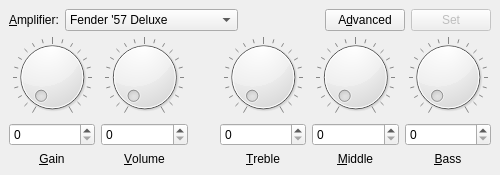
<?xml version="1.0" encoding="UTF-8"?>
<ui version="4.0">
 <class>Amplifier</class>
 <widget class="QMainWindow" name="Amplifier">
  <property name="geometry">
   <rect>
    <x>0</x>
    <y>0</y>
    <width>500</width>
    <height>175</height>
   </rect>
  </property>
  <property name="windowTitle">
   <string>Amplifier</string>
  </property>
  <property name="accessibleName">
   <string>Amplifier's settings window</string>
  </property>
  <property name="accessibleDescription">
   <string>Allows you to set amplifier's settings</string>
  </property>
  <widget class="QWidget" name="centralwidget">
   <layout class="QVBoxLayout" name="verticalLayout_6">
    <item>
     <layout class="QHBoxLayout" name="horizontalLayout_2">
      <item>
       <widget class="QLabel" name="label_6">
        <property name="text">
         <string>&amp;Amplifier:</string>
        </property>
        <property name="buddy">
         <cstring>comboBox</cstring>
        </property>
       </widget>
      </item>
      <item>
       <widget class="QComboBox" name="comboBox">
        <property name="sizePolicy">
         <sizepolicy hsizetype="MinimumExpanding" vsizetype="Fixed">
          <horstretch>0</horstretch>
          <verstretch>0</verstretch>
         </sizepolicy>
        </property>
        <property name="minimumSize">
         <size>
          <width>100</width>
          <height>0</height>
         </size>
        </property>
        <property name="accessibleName">
         <string>Amplifier</string>
        </property>
        <property name="accessibleDescription">
         <string>Allows you to choose amplifier to emulate</string>
        </property>
        <property name="maxVisibleItems">
         <number>12</number>
        </property>
        <item>
         <property name="text">
          <string>Fender '57 Deluxe</string>
         </property>
        </item>
        <item>
         <property name="text">
          <string>Fender '59 Bassman</string>
         </property>
        </item>
        <item>
         <property name="text">
          <string>Fender '57 Champ</string>
         </property>
        </item>
        <item>
         <property name="text">
          <string>Fender '65 Deluxe Reverb</string>
         </property>
        </item>
        <item>
         <property name="text">
          <string>Fender '65 Princeton</string>
         </property>
        </item>
        <item>
         <property name="text">
          <string>Fender '65 Twin Reverb</string>
         </property>
        </item>
        <item>
         <property name="text">
          <string>Fender Super-Sonic</string>
         </property>
        </item>
        <item>
         <property name="text">
          <string>British 60's</string>
         </property>
        </item>
        <item>
         <property name="text">
          <string>British 70's</string>
         </property>
        </item>
        <item>
         <property name="text">
          <string>British 80's</string>
         </property>
        </item>
        <item>
         <property name="text">
          <string>American 90's</string>
         </property>
        </item>
        <item>
         <property name="text">
          <string>Metal 2000</string>
         </property>
        </item>
       </widget>
      </item>
      <item>
       <spacer name="horizontalSpacer_2">
        <property name="orientation">
         <enum>Qt::Horizontal</enum>
        </property>
        <property name="sizeHint" stdset="0">
         <size>
          <width>40</width>
          <height>20</height>
         </size>
        </property>
       </spacer>
      </item>
      <item>
       <widget class="QPushButton" name="advancedButton">
        <property name="accessibleName">
         <string>Advanced button</string>
        </property>
        <property name="accessibleDescription">
         <string>Opens window winth advanced settings</string>
        </property>
        <property name="text">
         <string>A&amp;dvanced</string>
        </property>
       </widget>
      </item>
      <item>
       <widget class="QPushButton" name="setButton">
        <property name="enabled">
         <bool>false</bool>
        </property>
        <property name="sizePolicy">
         <sizepolicy hsizetype="Expanding" vsizetype="Fixed">
          <horstretch>0</horstretch>
          <verstretch>0</verstretch>
         </sizepolicy>
        </property>
        <property name="accessibleName">
         <string>Set button</string>
        </property>
        <property name="accessibleDescription">
         <string>Sends changes to the amplifier</string>
        </property>
        <property name="text">
         <string>Set</string>
        </property>
        <property name="shortcut">
         <string>Return</string>
        </property>
       </widget>
      </item>
     </layout>
    </item>
    <item>
     <layout class="QHBoxLayout" name="horizontalLayout">
      <item>
       <layout class="QVBoxLayout" name="verticalLayout">
        <item>
         <widget class="QDial" name="dial">
          <property name="accessibleName">
           <string>Gain dial</string>
          </property>
          <property name="accessibleDescription">
           <string>Allows you to choose gain level</string>
          </property>
          <property name="maximum">
           <number>255</number>
          </property>
          <property name="notchTarget">
           <double>12.750000000000000</double>
          </property>
          <property name="notchesVisible">
           <bool>true</bool>
          </property>
         </widget>
        </item>
        <item>
         <widget class="QSpinBox" name="spinBox">
          <property name="accessibleName">
           <string>Gain box</string>
          </property>
          <property name="accessibleDescription">
           <string>Allows you to precisely enter the level of gain</string>
          </property>
          <property name="maximum">
           <number>255</number>
          </property>
         </widget>
        </item>
        <item>
         <widget class="QLabel" name="label">
          <property name="text">
           <string>&amp;Gain</string>
          </property>
          <property name="alignment">
           <set>Qt::AlignCenter</set>
          </property>
          <property name="buddy">
           <cstring>spinBox</cstring>
          </property>
         </widget>
        </item>
       </layout>
      </item>
      <item>
       <layout class="QVBoxLayout" name="verticalLayout_2">
        <item>
         <widget class="QDial" name="dial_2">
          <property name="accessibleName">
           <string>Volume dial</string>
          </property>
          <property name="accessibleDescription">
           <string>Allows you to choose volume level</string>
          </property>
          <property name="maximum">
           <number>255</number>
          </property>
          <property name="notchTarget">
           <double>12.750000000000000</double>
          </property>
          <property name="notchesVisible">
           <bool>true</bool>
          </property>
         </widget>
        </item>
        <item>
         <widget class="QSpinBox" name="spinBox_2">
          <property name="accessibleName">
           <string>Volume box</string>
          </property>
          <property name="accessibleDescription">
           <string>Allows you to precisely enter the level of volume</string>
          </property>
          <property name="maximum">
           <number>255</number>
          </property>
         </widget>
        </item>
        <item>
         <widget class="QLabel" name="label_2">
          <property name="text">
           <string>&amp;Volume</string>
          </property>
          <property name="alignment">
           <set>Qt::AlignCenter</set>
          </property>
          <property name="buddy">
           <cstring>spinBox_2</cstring>
          </property>
         </widget>
        </item>
       </layout>
      </item>
      <item>
       <spacer name="horizontalSpacer">
        <property name="orientation">
         <enum>Qt::Horizontal</enum>
        </property>
        <property name="sizeHint" stdset="0">
         <size>
          <width>40</width>
          <height>20</height>
         </size>
        </property>
       </spacer>
      </item>
      <item>
       <layout class="QVBoxLayout" name="verticalLayout_3">
        <item>
         <widget class="QDial" name="dial_3">
          <property name="accessibleName">
           <string>Treble dial</string>
          </property>
          <property name="accessibleDescription">
           <string>Allows you to choose treble level</string>
          </property>
          <property name="maximum">
           <number>255</number>
          </property>
          <property name="notchTarget">
           <double>12.750000000000000</double>
          </property>
          <property name="notchesVisible">
           <bool>true</bool>
          </property>
         </widget>
        </item>
        <item>
         <widget class="QSpinBox" name="spinBox_3">
          <property name="accessibleName">
           <string>Treble box</string>
          </property>
          <property name="accessibleDescription">
           <string>Allows you to precisely enter the level of treble</string>
          </property>
          <property name="maximum">
           <number>255</number>
          </property>
         </widget>
        </item>
        <item>
         <widget class="QLabel" name="label_3">
          <property name="text">
           <string>&amp;Treble</string>
          </property>
          <property name="alignment">
           <set>Qt::AlignCenter</set>
          </property>
          <property name="buddy">
           <cstring>spinBox_3</cstring>
          </property>
         </widget>
        </item>
       </layout>
      </item>
      <item>
       <layout class="QVBoxLayout" name="verticalLayout_4">
        <item>
         <widget class="QDial" name="dial_4">
          <property name="accessibleName">
           <string>Middle tones dial</string>
          </property>
          <property name="accessibleDescription">
           <string>Allows you to choose middle tones level</string>
          </property>
          <property name="maximum">
           <number>255</number>
          </property>
          <property name="notchTarget">
           <double>12.750000000000000</double>
          </property>
          <property name="notchesVisible">
           <bool>true</bool>
          </property>
         </widget>
        </item>
        <item>
         <widget class="QSpinBox" name="spinBox_4">
          <property name="accessibleName">
           <string>Middle tones box</string>
          </property>
          <property name="accessibleDescription">
           <string>Allows you to precisely enter the level of middle tones</string>
          </property>
          <property name="maximum">
           <number>255</number>
          </property>
         </widget>
        </item>
        <item>
         <widget class="QLabel" name="label_4">
          <property name="text">
           <string>&amp;Middle</string>
          </property>
          <property name="alignment">
           <set>Qt::AlignCenter</set>
          </property>
          <property name="buddy">
           <cstring>spinBox_4</cstring>
          </property>
         </widget>
        </item>
       </layout>
      </item>
      <item>
       <layout class="QVBoxLayout" name="verticalLayout_5">
        <item>
         <widget class="QDial" name="dial_5">
          <property name="accessibleName">
           <string>Bass dial</string>
          </property>
          <property name="accessibleDescription">
           <string>Allows you to choose the bass level</string>
          </property>
          <property name="maximum">
           <number>255</number>
          </property>
          <property name="notchTarget">
           <double>12.750000000000000</double>
          </property>
          <property name="notchesVisible">
           <bool>true</bool>
          </property>
         </widget>
        </item>
        <item>
         <widget class="QSpinBox" name="spinBox_5">
          <property name="accessibleName">
           <string>Bass box</string>
          </property>
          <property name="accessibleDescription">
           <string>Allows you to precisely enter the level of bass</string>
          </property>
          <property name="maximum">
           <number>255</number>
          </property>
         </widget>
        </item>
        <item>
         <widget class="QLabel" name="label_5">
          <property name="text">
           <string>&amp;Bass</string>
          </property>
          <property name="alignment">
           <set>Qt::AlignCenter</set>
          </property>
          <property name="buddy">
           <cstring>spinBox_5</cstring>
          </property>
         </widget>
        </item>
       </layout>
      </item>
     </layout>
    </item>
   </layout>
  </widget>
 </widget>
 <resources/>
 <connections>
  <connection>
   <sender>dial</sender>
   <signal>valueChanged(int)</signal>
   <receiver>spinBox</receiver>
   <slot>setValue(int)</slot>
   <hints>
    <hint type="sourcelabel">
     <x>89</x>
     <y>87</y>
    </hint>
    <hint type="destinationlabel">
     <x>89</x>
     <y>115</y>
    </hint>
   </hints>
  </connection>
  <connection>
   <sender>spinBox</sender>
   <signal>valueChanged(int)</signal>
   <receiver>dial</receiver>
   <slot>setValue(int)</slot>
   <hints>
    <hint type="sourcelabel">
     <x>89</x>
     <y>115</y>
    </hint>
    <hint type="destinationlabel">
     <x>89</x>
     <y>83</y>
    </hint>
   </hints>
  </connection>
  <connection>
   <sender>dial_2</sender>
   <signal>valueChanged(int)</signal>
   <receiver>spinBox_2</receiver>
   <slot>setValue(int)</slot>
   <hints>
    <hint type="sourcelabel">
     <x>178</x>
     <y>88</y>
    </hint>
    <hint type="destinationlabel">
     <x>178</x>
     <y>115</y>
    </hint>
   </hints>
  </connection>
  <connection>
   <sender>spinBox_2</sender>
   <signal>valueChanged(int)</signal>
   <receiver>dial_2</receiver>
   <slot>setValue(int)</slot>
   <hints>
    <hint type="sourcelabel">
     <x>178</x>
     <y>115</y>
    </hint>
    <hint type="destinationlabel">
     <x>178</x>
     <y>88</y>
    </hint>
   </hints>
  </connection>
  <connection>
   <sender>dial_3</sender>
   <signal>valueChanged(int)</signal>
   <receiver>spinBox_3</receiver>
   <slot>setValue(int)</slot>
   <hints>
    <hint type="sourcelabel">
     <x>205</x>
     <y>88</y>
    </hint>
    <hint type="destinationlabel">
     <x>207</x>
     <y>115</y>
    </hint>
   </hints>
  </connection>
  <connection>
   <sender>spinBox_3</sender>
   <signal>valueChanged(int)</signal>
   <receiver>dial_3</receiver>
   <slot>setValue(int)</slot>
   <hints>
    <hint type="sourcelabel">
     <x>253</x>
     <y>115</y>
    </hint>
    <hint type="destinationlabel">
     <x>251</x>
     <y>88</y>
    </hint>
   </hints>
  </connection>
  <connection>
   <sender>dial_4</sender>
   <signal>valueChanged(int)</signal>
   <receiver>spinBox_4</receiver>
   <slot>setValue(int)</slot>
   <hints>
    <hint type="sourcelabel">
     <x>89</x>
     <y>197</y>
    </hint>
    <hint type="destinationlabel">
     <x>89</x>
     <y>224</y>
    </hint>
   </hints>
  </connection>
  <connection>
   <sender>spinBox_4</sender>
   <signal>valueChanged(int)</signal>
   <receiver>dial_4</receiver>
   <slot>setValue(int)</slot>
   <hints>
    <hint type="sourcelabel">
     <x>89</x>
     <y>224</y>
    </hint>
    <hint type="destinationlabel">
     <x>89</x>
     <y>197</y>
    </hint>
   </hints>
  </connection>
  <connection>
   <sender>dial_5</sender>
   <signal>valueChanged(int)</signal>
   <receiver>spinBox_5</receiver>
   <slot>setValue(int)</slot>
   <hints>
    <hint type="sourcelabel">
     <x>178</x>
     <y>197</y>
    </hint>
    <hint type="destinationlabel">
     <x>178</x>
     <y>224</y>
    </hint>
   </hints>
  </connection>
  <connection>
   <sender>spinBox_5</sender>
   <signal>valueChanged(int)</signal>
   <receiver>dial_5</receiver>
   <slot>setValue(int)</slot>
   <hints>
    <hint type="sourcelabel">
     <x>178</x>
     <y>224</y>
    </hint>
    <hint type="destinationlabel">
     <x>178</x>
     <y>197</y>
    </hint>
   </hints>
  </connection>
 </connections>
</ui>
